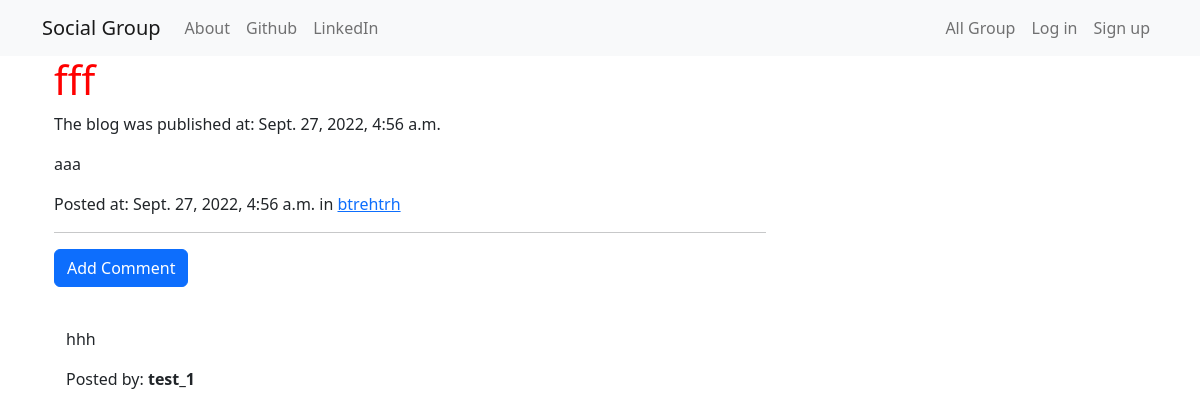
Page /blog/by/test_0/21/ on the committed database.
### blog/models.py (models this page shows, shortened)
class Blog(models.Model):
    publisher = models.ForeignKey(User, related_name="blog_publisher", on_delete=models.CASCADE)
    title = models.CharField(max_length=256)
    tag = models.CharField(max_length=256)
    create_time = models.DateTimeField(default=timezone.now)  # 创建时间
    publish_time = models.DateTimeField(blank=True, null=True)  # 发布时间
    content = models.TextField()
    content_html = models.TextField(editable=False)
    group = models.ForeignKey(GroupInfo, related_name="blog_group", on_delete=models.CASCADE)
    modify_time = models.DateTimeField(default=timezone.now)  # 修改时间
    approve_comments = models.BooleanField(default=True)  # 是否允许评论
    class Meta:
        ordering = ["-create_time"]

class Comments(models.Model):
    relatedblog = models.ForeignKey(Blog, on_delete=models.CASCADE, related_name='comments')  # 外键连接相关Blog
    publisher = models.ForeignKey(User, on_delete=models.CASCADE)
    content = models.TextField()
    create_time = models.DateTimeField(default=timezone.now)

### group/models.py (models this page shows, shortened)
class GroupInfo(models.Model):
    name = models.CharField(max_length=255, unique=True)
    create_user = models.ForeignKey(User, related_name='create_user', on_delete=models.CASCADE)
    slug = models.SlugField(allow_unicode=True, unique=True)
    description = models.TextField(blank=True, default='')
    description_html = models.TextField(editable=False, default='', blank=True)
    members = models.ManyToManyField(User, through="GroupMember")
    create_time = models.DateTimeField(default=timezone.now)  # 创建时间
    class Meta:
        ordering = ["-create_time"]

### blog/views.py (the view)
# urls.py: path("by/<username>/<int:pk>/", views.BlogDetail.as_view(), name="blog_detail"),
class BlogDetail(generic.DetailView):
    model = models.Blog
    template_name = 'blog/blog_detail.html'

### templates/blog/blog_detail.html (shortened to what this page needs)
{% extends "blog/base.html" %}
{% block blog_content %}
    {% if blog.publish_time %}
        <h1 class='posttitle loader'>{{ blog.title }}</h1>
        <div class="date postdate">
            <p>The blog was published at: {{ blog.publish_time }}</p>
        </div>
        <p class='postcontent' >{{ blog.content|safe|linebreaksbr }}</p>
        <div class="date postdate">
            <time class="time">Posted at: {{ blog.publish_time }}</time>
            {% if blog.group %}
                <span class="group-name">in <a href="{% url 'group:group_detail' slug=blog.group.slug %}">{{ blog.group.name }}</a></span>
            {% endif %}
        </div>
        <hr>
        {% if blog.approve_comments %}
            <a class="btn btn-primary btn-comment" href="{% url 'blog:add_comment' username=user.username pk=blog.pk %}">Add Comment</a>
            <div class="container">
                {% for comment in blog.comments.all %}
                    <br>
                    {% if user.is_authenticated or blog.approve_comments %}
                        <p>{{ comment.content|safe|linebreaks }}</p>
                        <p>Posted by: <strong>{{ comment.publisher }}</strong></p>
                    {% endif %}
                    {% empty %}
                    <p>No comments here.</p>
                {% endfor %}
            </div>
        {% else %}
            <p>Comments are forbidden now</p>
        {% endif %}
    {% endif %}
{% endblock %}

### static/css/main.css (style rules this page uses)
h1 { color: red; }

### rows in the picture
Blog: title "fff", publish_time "Sept. 27, 2022, 4:56 a.m.", content "aaa", group.name "btrehtrh"
Comments: content "hhh", publisher "test_1"
